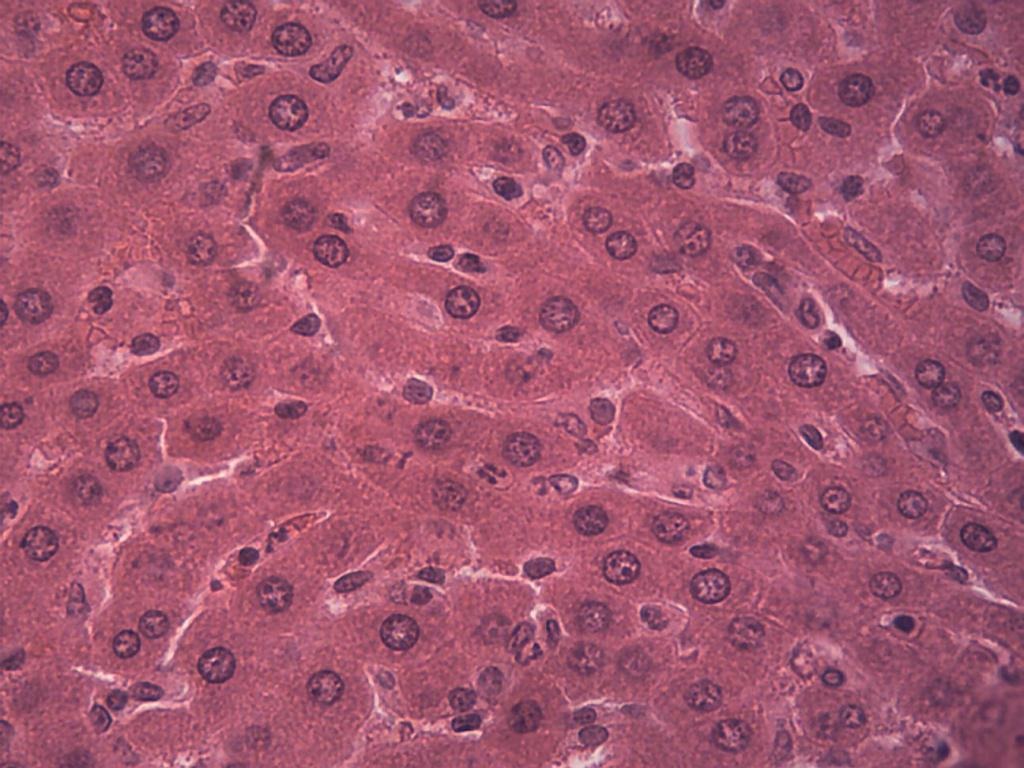
#> input picture 1.jpg, 1024 x 768 px
$ python mask.py
#> lines starting #> are read from the running program, lines starting #| are printed output that depends on the picture
# -*- coding: utf-8 -*-
"""
Created on Mon Jan 17 14:23:43 2022

@author: sergi
"""

import cv2 as cv
from scipy import ndimage, misc
import numpy as  np
import cv2 as cv
from skimage.segmentation import watershed
import skimage.morphology as mm
from PIL import Image
import matplotlib.pyplot as plt

desenho = False

ix = -1
iy = -1

troca_cor = 1
tam_bola = 20
linha_colorida = [(0,255,255),(255,255,0),(0,255,0),(0,0,255),(205,90,106),
                  (0,255,127),(30,105,210),(130,0,75),(255,0,255),(255,0,0)]

linha_cinza = [(0,0,0),(0,0,0)]

img = cv.imread('1.jpg')
#> img is the input picture: shape (768, 1024, 3); mean B, G, R 111.8, 87.5, 162.2

img_c = cv.imread('1.jpg',0)
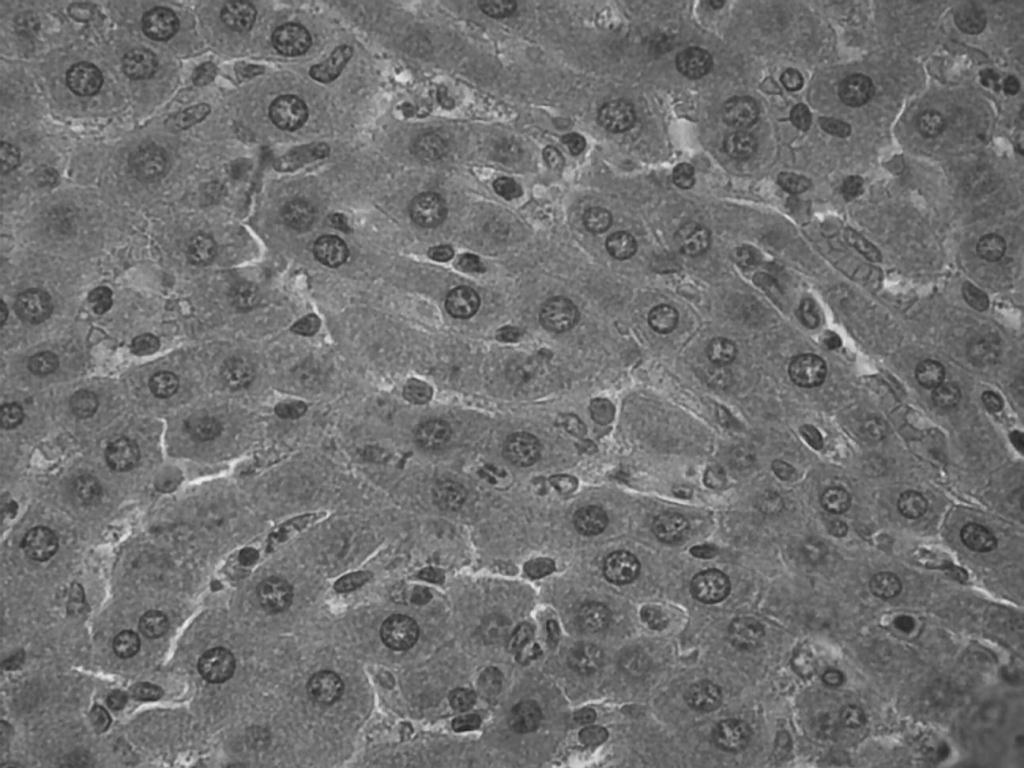
#> img_c: shape (768, 1024); min 30, max 242, mean 112.6

imgplot = plt.imshow(img)
img_copia = img.copy()

fundo_branco = np.zeros(img.shape[:2],dtype=np.int32)
fundo_branco.fill(255)
#> fundo_branco: shape (768, 1024) int32; every value is 255

def desenho_livre(evento,x,y,flags,param):

    global ix, iy, desenho

    if evento == cv.EVENT_LBUTTONDOWN:
        desenho = True
        ix = x
        iy = y

    elif evento == cv.EVENT_MOUSEMOVE:

        if desenho == True:
            cv.line(img_copia, (ix,iy), (x,y), linha_colorida[troca_cor], 6)
            cv.line(fundo_branco, (ix,iy), (x,y), linha_cinza[troca_cor], 6)
            # faz a elipse
            #ix, iy = x, y


    elif evento == cv.EVENT_LBUTTONUP:
        desenho = False
        cv.line(img_copia, (ix,iy), (x,y), linha_colorida[troca_cor], 6)
        cv.line(fundo_branco, (ix,iy), (x,y), linha_cinza[troca_cor], 6)

    elif evento == cv.EVENT_RBUTTONDOWN:
        cv.circle(img_copia,(x,y),tam_bola,linha_colorida[troca_cor],thickness=-1)
        cv.circle(fundo_branco,(x,y),tam_bola,linha_cinza[troca_cor],thickness=-1)

cv.namedWindow(winname='meu_desenho')

cv.setMouseCallback('meu_desenho', desenho_livre)

while True:

    cv.imshow('meu_desenho', img_copia)

    k = cv.waitKey(1)
#> (key Esc is pressed here)

    if k == 27: # tecla Esc
        break

    elif k == ord('s'):
        cv.imwrite('50_mask.jpg', fundo_branco)

    elif k == ord('='):
        tam_bola+=1
    elif k == ord('-'):
        tam_bola-=1


    elif k > 0 and chr(k).isdigit():
        troca_cor = int(chr(k))


cv.destroyAllWindows()

# 8 conexo connectivity = 2
# 4 conexo connectivity = 1

$ run again, with 2.jpg copied over 1.jpg
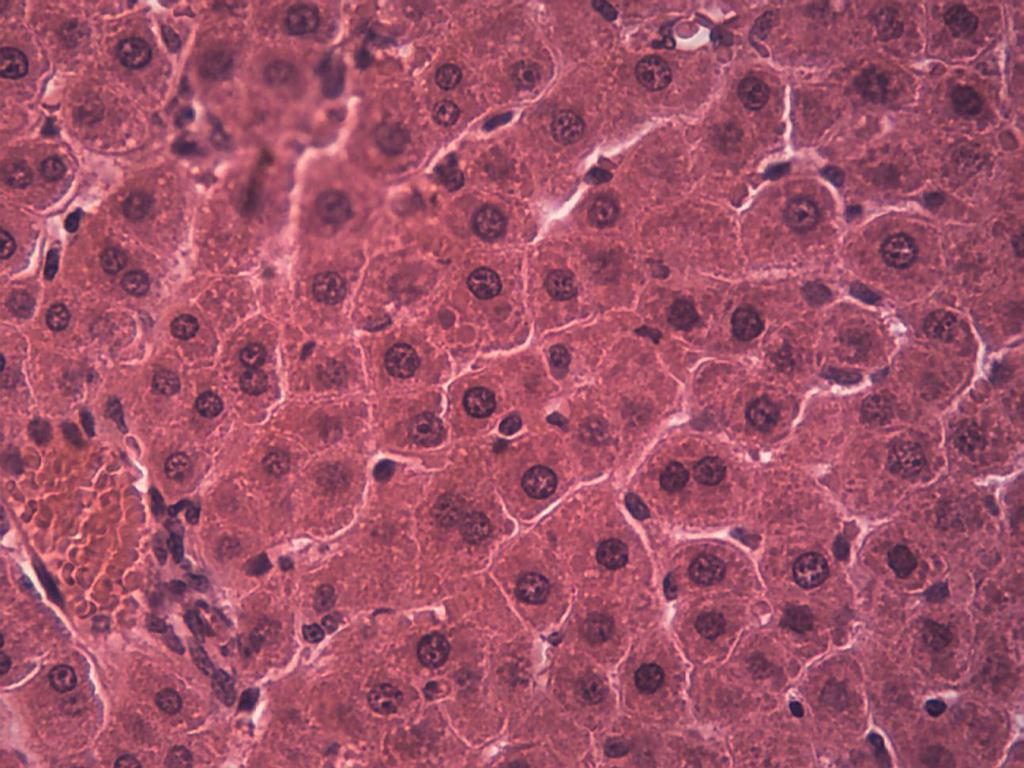
#> input picture 2.jpg, 1024 x 768 px
#> img is the input picture: shape (768, 1024, 3); mean B, G, R 104.3, 83, 160.5
#> `img_c = cv.imread('1.jpg',0)`:
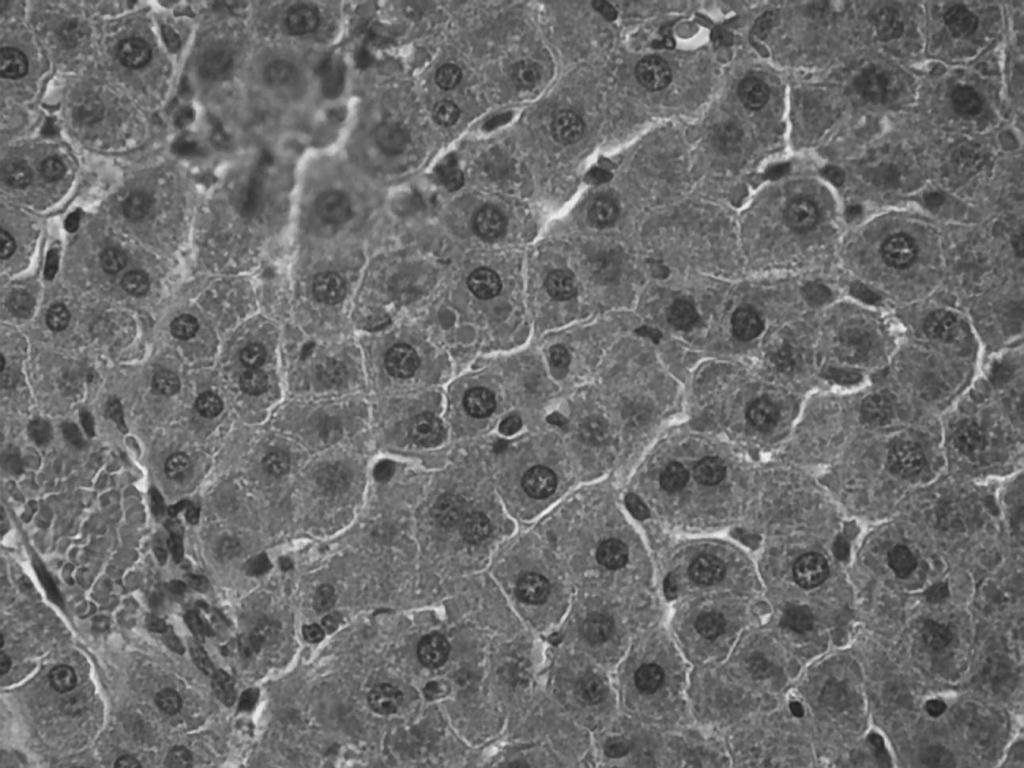
#> img_c: shape (768, 1024); min 29, max 252, mean 108.6
#> fundo_branco: shape (768, 1024) int32; every value is 255

$ run again, with 3.jpg copied over 1.jpg
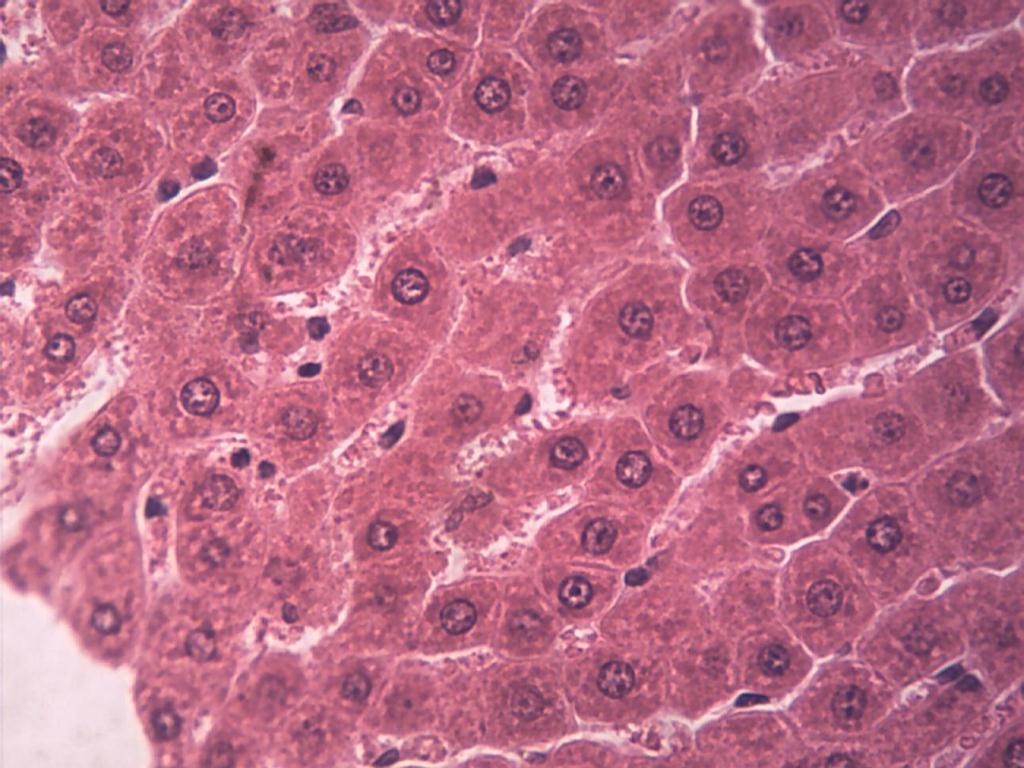
#> input picture 3.jpg, 1024 x 768 px
#> img is the input picture: shape (768, 1024, 3); mean B, G, R 134.3, 108.6, 185.8
#> `img_c = cv.imread('1.jpg',0)`:
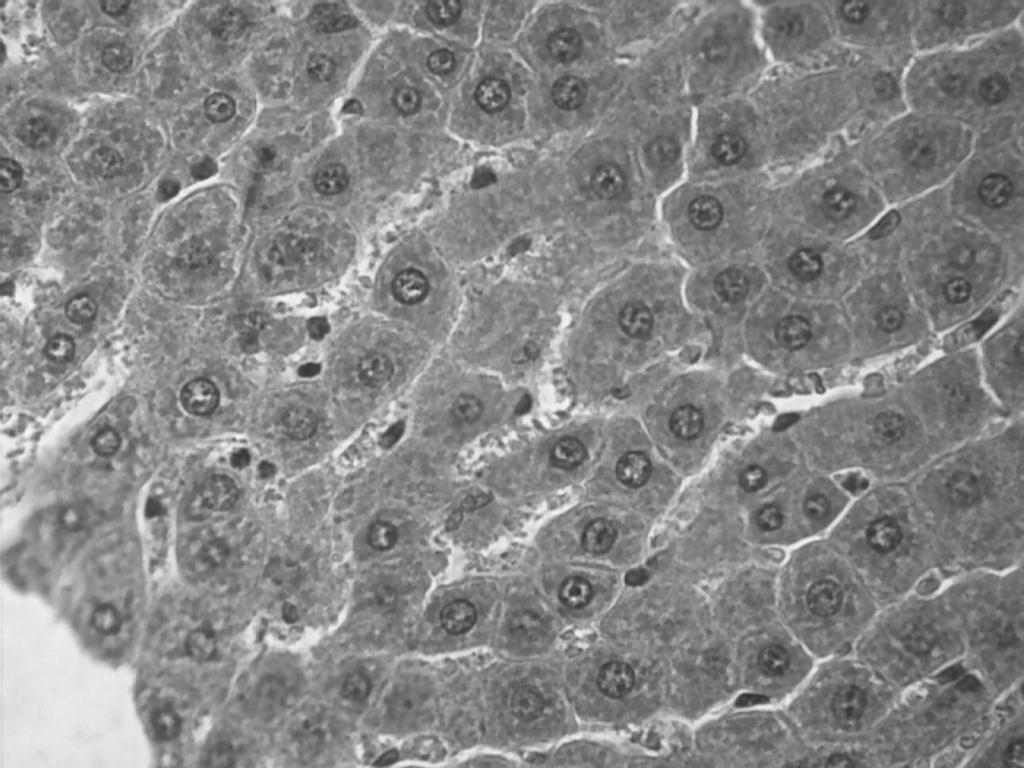
#> img_c: shape (768, 1024); min 47, max 250, mean 134.6
#> fundo_branco: shape (768, 1024) int32; every value is 255

$ run again, with 4.jpg copied over 1.jpg
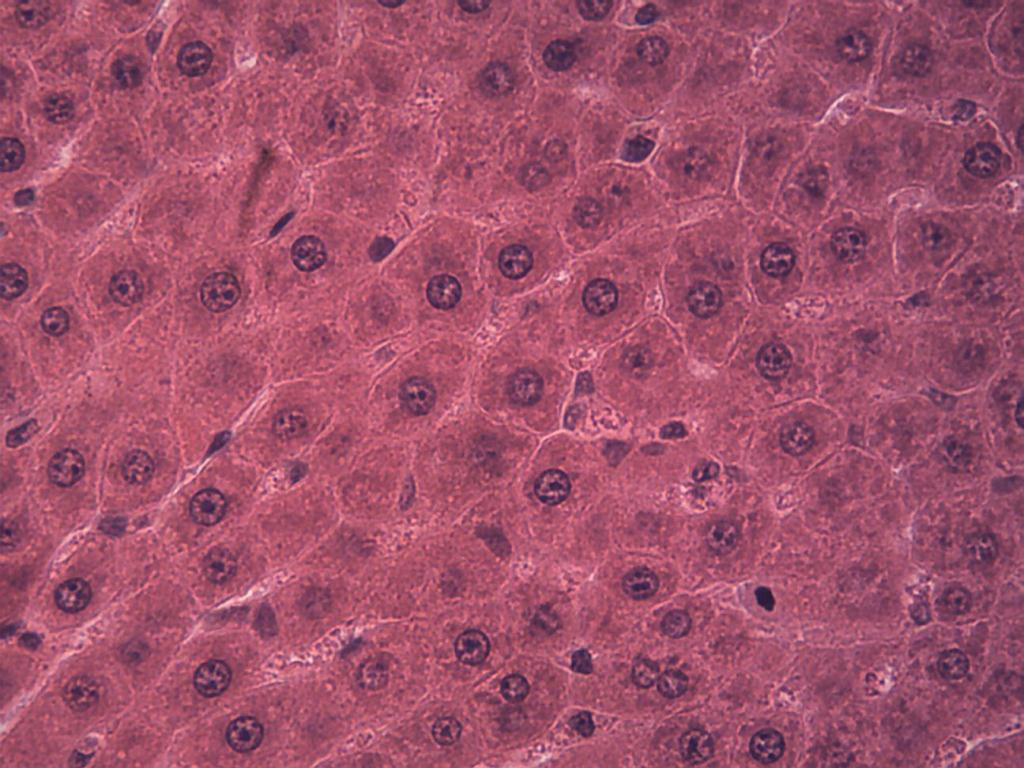
#> input picture 4.jpg, 1024 x 768 px
#> img is the input picture: shape (768, 1024, 3); mean B, G, R 107, 81.5, 160.5
#> `img_c = cv.imread('1.jpg',0)`:
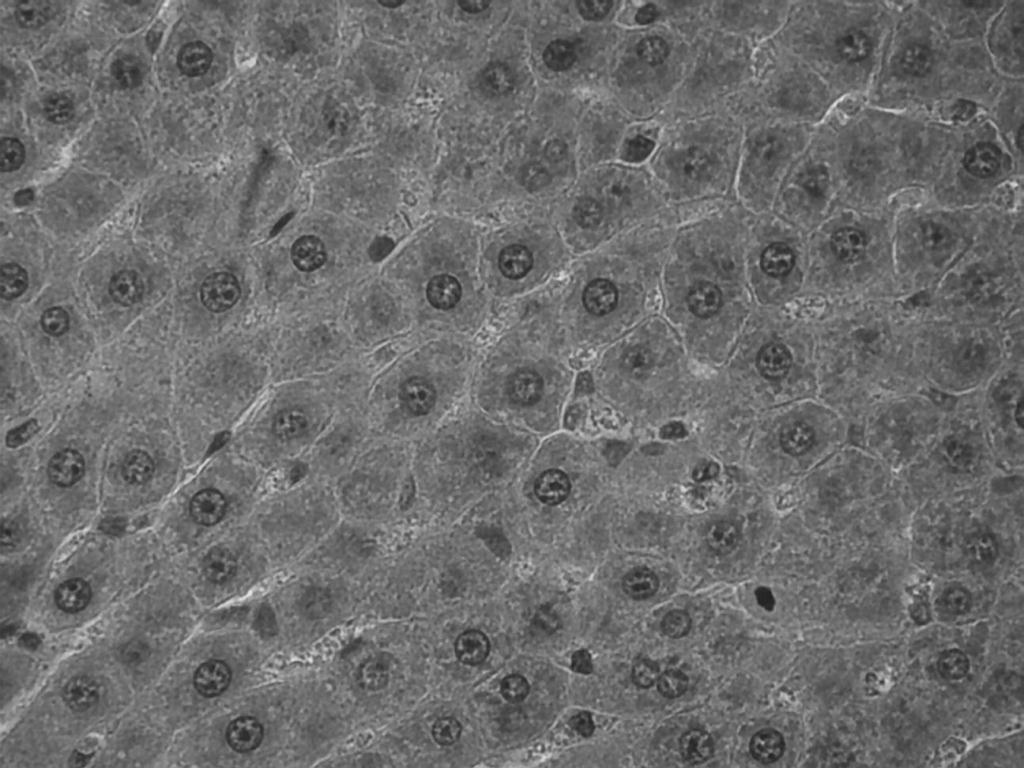
#> img_c: shape (768, 1024); min 29, max 232, mean 108.1
#> fundo_branco: shape (768, 1024) int32; every value is 255
